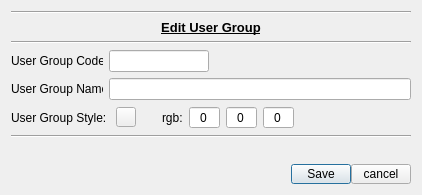
<?xml version="1.0" encoding="UTF-8"?>
<ui version="4.0">
 <class>dial_groups</class>
 <widget class="QDialog" name="dial_groups">
  <property name="geometry">
   <rect>
    <x>0</x>
    <y>0</y>
    <width>422</width>
    <height>195</height>
   </rect>
  </property>
  <property name="windowTitle">
   <string>UserGroups Dialog</string>
  </property>
  <layout class="QGridLayout" name="gridLayout">
   <item row="2" column="0">
    <widget class="Line" name="line_2">
     <property name="orientation">
      <enum>Qt::Horizontal</enum>
     </property>
    </widget>
   </item>
   <item row="0" column="0">
    <widget class="Line" name="line_3">
     <property name="orientation">
      <enum>Qt::Horizontal</enum>
     </property>
    </widget>
   </item>
   <item row="7" column="0">
    <spacer name="verticalSpacer">
     <property name="orientation">
      <enum>Qt::Vertical</enum>
     </property>
     <property name="sizeHint" stdset="0">
      <size>
       <width>20</width>
       <height>13</height>
      </size>
     </property>
    </spacer>
   </item>
   <item row="6" column="0">
    <widget class="Line" name="line">
     <property name="orientation">
      <enum>Qt::Horizontal</enum>
     </property>
    </widget>
   </item>
   <item row="8" column="0">
    <layout class="QHBoxLayout" name="hl_buttons">
     <property name="spacing">
      <number>0</number>
     </property>
     <item>
      <spacer name="horizontalSpacer">
       <property name="orientation">
        <enum>Qt::Horizontal</enum>
       </property>
       <property name="sizeHint" stdset="0">
        <size>
         <width>40</width>
         <height>10</height>
        </size>
       </property>
      </spacer>
     </item>
     <item>
      <widget class="QPushButton" name="pb_save">
       <property name="maximumSize">
        <size>
         <width>60</width>
         <height>20</height>
        </size>
       </property>
       <property name="text">
        <string>Save</string>
       </property>
      </widget>
     </item>
     <item>
      <widget class="QPushButton" name="pb_cancel">
       <property name="maximumSize">
        <size>
         <width>60</width>
         <height>20</height>
        </size>
       </property>
       <property name="text">
        <string>cancel</string>
       </property>
      </widget>
     </item>
    </layout>
   </item>
   <item row="5" column="0">
    <layout class="QHBoxLayout" name="hl_userGrpStyle">
     <item>
      <widget class="QLabel" name="l_userGrpStyle">
       <property name="minimumSize">
        <size>
         <width>92</width>
         <height>0</height>
        </size>
       </property>
       <property name="text">
        <string>User Group Style: </string>
       </property>
      </widget>
     </item>
     <item>
      <widget class="QPushButton" name="pb_userGrpStyle">
       <property name="maximumSize">
        <size>
         <width>20</width>
         <height>20</height>
        </size>
       </property>
       <property name="text">
        <string/>
       </property>
       <property name="autoDefault">
        <bool>false</bool>
       </property>
       <property name="flat">
        <bool>false</bool>
       </property>
      </widget>
     </item>
     <item>
      <spacer name="horizontalSpacer_3">
       <property name="orientation">
        <enum>Qt::Horizontal</enum>
       </property>
       <property name="sizeType">
        <enum>QSizePolicy::Fixed</enum>
       </property>
       <property name="sizeHint" stdset="0">
        <size>
         <width>20</width>
         <height>20</height>
        </size>
       </property>
      </spacer>
     </item>
     <item>
      <widget class="QLabel" name="l_userGrpRgb">
       <property name="text">
        <string>rgb:</string>
       </property>
      </widget>
     </item>
     <item>
      <widget class="QSpinBox" name="sb_styleR">
       <property name="alignment">
        <set>Qt::AlignCenter</set>
       </property>
       <property name="buttonSymbols">
        <enum>QAbstractSpinBox::NoButtons</enum>
       </property>
       <property name="prefix">
        <string/>
       </property>
       <property name="maximum">
        <number>255</number>
       </property>
      </widget>
     </item>
     <item>
      <widget class="QSpinBox" name="sb_styleG">
       <property name="alignment">
        <set>Qt::AlignCenter</set>
       </property>
       <property name="buttonSymbols">
        <enum>QAbstractSpinBox::NoButtons</enum>
       </property>
       <property name="maximum">
        <number>255</number>
       </property>
      </widget>
     </item>
     <item>
      <widget class="QSpinBox" name="sb_styleB">
       <property name="alignment">
        <set>Qt::AlignCenter</set>
       </property>
       <property name="buttonSymbols">
        <enum>QAbstractSpinBox::NoButtons</enum>
       </property>
       <property name="maximum">
        <number>255</number>
       </property>
      </widget>
     </item>
     <item>
      <spacer name="horizontalSpacer_2">
       <property name="orientation">
        <enum>Qt::Horizontal</enum>
       </property>
       <property name="sizeHint" stdset="0">
        <size>
         <width>40</width>
         <height>20</height>
        </size>
       </property>
      </spacer>
     </item>
    </layout>
   </item>
   <item row="4" column="0">
    <layout class="QHBoxLayout" name="hl_userGrpName">
     <item>
      <widget class="QLabel" name="l_userGrpName">
       <property name="minimumSize">
        <size>
         <width>92</width>
         <height>0</height>
        </size>
       </property>
       <property name="maximumSize">
        <size>
         <width>90</width>
         <height>16777215</height>
        </size>
       </property>
       <property name="text">
        <string>User Group Name: </string>
       </property>
      </widget>
     </item>
     <item>
      <widget class="QLineEdit" name="le_userGrpName"/>
     </item>
    </layout>
   </item>
   <item row="3" column="0">
    <layout class="QHBoxLayout" name="hl_userGrpCode">
     <item>
      <widget class="QLabel" name="l_userGrpCode">
       <property name="minimumSize">
        <size>
         <width>92</width>
         <height>0</height>
        </size>
       </property>
       <property name="maximumSize">
        <size>
         <width>90</width>
         <height>16777215</height>
        </size>
       </property>
       <property name="text">
        <string>User Group Code: </string>
       </property>
      </widget>
     </item>
     <item>
      <widget class="QLineEdit" name="le_userGrpCode">
       <property name="minimumSize">
        <size>
         <width>100</width>
         <height>0</height>
        </size>
       </property>
       <property name="maximumSize">
        <size>
         <width>100</width>
         <height>16777215</height>
        </size>
       </property>
      </widget>
     </item>
     <item>
      <spacer name="horizontalSpacer_4">
       <property name="orientation">
        <enum>Qt::Horizontal</enum>
       </property>
       <property name="sizeHint" stdset="0">
        <size>
         <width>40</width>
         <height>20</height>
        </size>
       </property>
      </spacer>
     </item>
    </layout>
   </item>
   <item row="1" column="0">
    <widget class="QLabel" name="l_message">
     <property name="maximumSize">
      <size>
       <width>16777215</width>
       <height>16777215</height>
      </size>
     </property>
     <property name="font">
      <font>
       <pointsize>10</pointsize>
       <weight>75</weight>
       <bold>true</bold>
       <underline>true</underline>
      </font>
     </property>
     <property name="text">
      <string>Edit User Group</string>
     </property>
     <property name="alignment">
      <set>Qt::AlignCenter</set>
     </property>
    </widget>
   </item>
  </layout>
 </widget>
 <tabstops>
  <tabstop>le_userGrpCode</tabstop>
  <tabstop>le_userGrpName</tabstop>
  <tabstop>pb_userGrpStyle</tabstop>
  <tabstop>sb_styleR</tabstop>
  <tabstop>sb_styleG</tabstop>
  <tabstop>sb_styleB</tabstop>
  <tabstop>pb_save</tabstop>
  <tabstop>pb_cancel</tabstop>
 </tabstops>
 <resources/>
 <connections/>
</ui>
